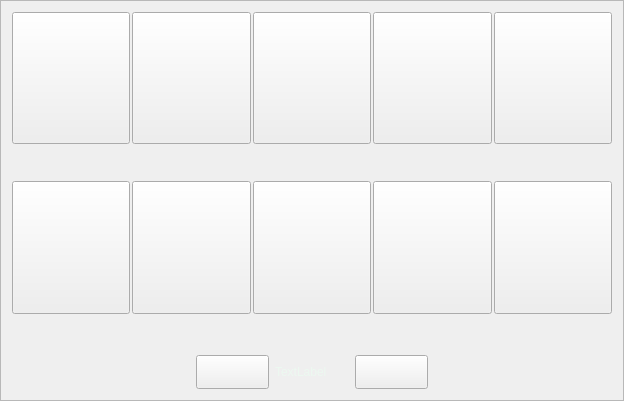
<?xml version="1.0" encoding="UTF-8"?>
<ui version="4.0">
 <class>songerfram</class>
 <widget class="QFrame" name="songerfram">
  <property name="geometry">
   <rect>
    <x>0</x>
    <y>0</y>
    <width>624</width>
    <height>401</height>
   </rect>
  </property>
  <property name="sizePolicy">
   <sizepolicy hsizetype="Expanding" vsizetype="Expanding">
    <horstretch>0</horstretch>
    <verstretch>0</verstretch>
   </sizepolicy>
  </property>
  <property name="minimumSize">
   <size>
    <width>1</width>
    <height>1</height>
   </size>
  </property>
  <property name="baseSize">
   <size>
    <width>1</width>
    <height>1</height>
   </size>
  </property>
  <property name="windowTitle">
   <string>Frame</string>
  </property>
  <property name="styleSheet">
   <string notr="true">font: 16pt &quot;Ubuntu&quot;;
color: rgb(236, 248, 240);</string>
  </property>
  <property name="frameShape">
   <enum>QFrame::StyledPanel</enum>
  </property>
  <property name="frameShadow">
   <enum>QFrame::Raised</enum>
  </property>
  <layout class="QVBoxLayout" name="verticalLayout" stretch="10,1">
   <item>
    <layout class="QGridLayout" name="gridLayout" rowstretch="4,1,4,1">
     <property name="spacing">
      <number>2</number>
     </property>
     <item row="1" column="1">
      <widget class="QLabel" name="label_n2">
       <property name="sizePolicy">
        <sizepolicy hsizetype="Expanding" vsizetype="Expanding">
         <horstretch>0</horstretch>
         <verstretch>0</verstretch>
        </sizepolicy>
       </property>
       <property name="minimumSize">
        <size>
         <width>1</width>
         <height>1</height>
        </size>
       </property>
       <property name="baseSize">
        <size>
         <width>1</width>
         <height>1</height>
        </size>
       </property>
       <property name="text">
        <string/>
       </property>
      </widget>
     </item>
     <item row="1" column="4">
      <widget class="QLabel" name="label_n5">
       <property name="sizePolicy">
        <sizepolicy hsizetype="Expanding" vsizetype="Expanding">
         <horstretch>0</horstretch>
         <verstretch>0</verstretch>
        </sizepolicy>
       </property>
       <property name="minimumSize">
        <size>
         <width>1</width>
         <height>1</height>
        </size>
       </property>
       <property name="baseSize">
        <size>
         <width>1</width>
         <height>1</height>
        </size>
       </property>
       <property name="text">
        <string/>
       </property>
      </widget>
     </item>
     <item row="2" column="0">
      <widget class="QPushButton" name="pushButton_p6">
       <property name="sizePolicy">
        <sizepolicy hsizetype="Expanding" vsizetype="Expanding">
         <horstretch>0</horstretch>
         <verstretch>0</verstretch>
        </sizepolicy>
       </property>
       <property name="minimumSize">
        <size>
         <width>1</width>
         <height>1</height>
        </size>
       </property>
       <property name="baseSize">
        <size>
         <width>1</width>
         <height>1</height>
        </size>
       </property>
       <property name="text">
        <string/>
       </property>
       <attribute name="buttonGroup">
        <string notr="true">buttonGroup</string>
       </attribute>
      </widget>
     </item>
     <item row="2" column="4">
      <widget class="QPushButton" name="pushButton_p10">
       <property name="sizePolicy">
        <sizepolicy hsizetype="Expanding" vsizetype="Expanding">
         <horstretch>0</horstretch>
         <verstretch>0</verstretch>
        </sizepolicy>
       </property>
       <property name="minimumSize">
        <size>
         <width>1</width>
         <height>1</height>
        </size>
       </property>
       <property name="baseSize">
        <size>
         <width>1</width>
         <height>1</height>
        </size>
       </property>
       <property name="text">
        <string/>
       </property>
       <attribute name="buttonGroup">
        <string notr="true">buttonGroup</string>
       </attribute>
      </widget>
     </item>
     <item row="3" column="0">
      <widget class="QLabel" name="label_n6">
       <property name="sizePolicy">
        <sizepolicy hsizetype="Expanding" vsizetype="Expanding">
         <horstretch>0</horstretch>
         <verstretch>0</verstretch>
        </sizepolicy>
       </property>
       <property name="minimumSize">
        <size>
         <width>1</width>
         <height>1</height>
        </size>
       </property>
       <property name="baseSize">
        <size>
         <width>1</width>
         <height>1</height>
        </size>
       </property>
       <property name="text">
        <string/>
       </property>
      </widget>
     </item>
     <item row="3" column="1">
      <widget class="QLabel" name="label_n7">
       <property name="sizePolicy">
        <sizepolicy hsizetype="Expanding" vsizetype="Expanding">
         <horstretch>0</horstretch>
         <verstretch>0</verstretch>
        </sizepolicy>
       </property>
       <property name="minimumSize">
        <size>
         <width>1</width>
         <height>1</height>
        </size>
       </property>
       <property name="baseSize">
        <size>
         <width>1</width>
         <height>1</height>
        </size>
       </property>
       <property name="text">
        <string/>
       </property>
      </widget>
     </item>
     <item row="3" column="2">
      <widget class="QLabel" name="label_n8">
       <property name="sizePolicy">
        <sizepolicy hsizetype="Expanding" vsizetype="Expanding">
         <horstretch>0</horstretch>
         <verstretch>0</verstretch>
        </sizepolicy>
       </property>
       <property name="minimumSize">
        <size>
         <width>1</width>
         <height>1</height>
        </size>
       </property>
       <property name="baseSize">
        <size>
         <width>1</width>
         <height>1</height>
        </size>
       </property>
       <property name="text">
        <string/>
       </property>
      </widget>
     </item>
     <item row="3" column="3">
      <widget class="QLabel" name="label_n9">
       <property name="sizePolicy">
        <sizepolicy hsizetype="Expanding" vsizetype="Expanding">
         <horstretch>0</horstretch>
         <verstretch>0</verstretch>
        </sizepolicy>
       </property>
       <property name="minimumSize">
        <size>
         <width>1</width>
         <height>1</height>
        </size>
       </property>
       <property name="baseSize">
        <size>
         <width>1</width>
         <height>1</height>
        </size>
       </property>
       <property name="text">
        <string/>
       </property>
      </widget>
     </item>
     <item row="3" column="4">
      <widget class="QLabel" name="label_n10">
       <property name="sizePolicy">
        <sizepolicy hsizetype="Expanding" vsizetype="Expanding">
         <horstretch>0</horstretch>
         <verstretch>0</verstretch>
        </sizepolicy>
       </property>
       <property name="minimumSize">
        <size>
         <width>1</width>
         <height>1</height>
        </size>
       </property>
       <property name="baseSize">
        <size>
         <width>1</width>
         <height>1</height>
        </size>
       </property>
       <property name="text">
        <string/>
       </property>
      </widget>
     </item>
     <item row="1" column="2">
      <widget class="QLabel" name="label_n3">
       <property name="sizePolicy">
        <sizepolicy hsizetype="Expanding" vsizetype="Expanding">
         <horstretch>0</horstretch>
         <verstretch>0</verstretch>
        </sizepolicy>
       </property>
       <property name="minimumSize">
        <size>
         <width>1</width>
         <height>1</height>
        </size>
       </property>
       <property name="baseSize">
        <size>
         <width>1</width>
         <height>1</height>
        </size>
       </property>
       <property name="text">
        <string/>
       </property>
      </widget>
     </item>
     <item row="1" column="3">
      <widget class="QLabel" name="label_n4">
       <property name="sizePolicy">
        <sizepolicy hsizetype="Expanding" vsizetype="Expanding">
         <horstretch>0</horstretch>
         <verstretch>0</verstretch>
        </sizepolicy>
       </property>
       <property name="minimumSize">
        <size>
         <width>1</width>
         <height>1</height>
        </size>
       </property>
       <property name="baseSize">
        <size>
         <width>1</width>
         <height>1</height>
        </size>
       </property>
       <property name="text">
        <string/>
       </property>
      </widget>
     </item>
     <item row="1" column="0">
      <widget class="QLabel" name="label_n1">
       <property name="sizePolicy">
        <sizepolicy hsizetype="Expanding" vsizetype="Expanding">
         <horstretch>0</horstretch>
         <verstretch>0</verstretch>
        </sizepolicy>
       </property>
       <property name="minimumSize">
        <size>
         <width>1</width>
         <height>1</height>
        </size>
       </property>
       <property name="baseSize">
        <size>
         <width>1</width>
         <height>1</height>
        </size>
       </property>
       <property name="text">
        <string/>
       </property>
      </widget>
     </item>
     <item row="0" column="0">
      <widget class="QPushButton" name="pushButton_p1">
       <property name="sizePolicy">
        <sizepolicy hsizetype="Expanding" vsizetype="Expanding">
         <horstretch>0</horstretch>
         <verstretch>0</verstretch>
        </sizepolicy>
       </property>
       <property name="minimumSize">
        <size>
         <width>1</width>
         <height>1</height>
        </size>
       </property>
       <property name="baseSize">
        <size>
         <width>1</width>
         <height>1</height>
        </size>
       </property>
       <property name="text">
        <string/>
       </property>
       <attribute name="buttonGroup">
        <string notr="true">buttonGroup</string>
       </attribute>
      </widget>
     </item>
     <item row="2" column="1">
      <widget class="QPushButton" name="pushButton_p7">
       <property name="sizePolicy">
        <sizepolicy hsizetype="Expanding" vsizetype="Expanding">
         <horstretch>0</horstretch>
         <verstretch>0</verstretch>
        </sizepolicy>
       </property>
       <property name="minimumSize">
        <size>
         <width>1</width>
         <height>1</height>
        </size>
       </property>
       <property name="baseSize">
        <size>
         <width>1</width>
         <height>1</height>
        </size>
       </property>
       <property name="text">
        <string/>
       </property>
       <attribute name="buttonGroup">
        <string notr="true">buttonGroup</string>
       </attribute>
      </widget>
     </item>
     <item row="0" column="2">
      <widget class="QPushButton" name="pushButton_p3">
       <property name="sizePolicy">
        <sizepolicy hsizetype="Expanding" vsizetype="Expanding">
         <horstretch>0</horstretch>
         <verstretch>0</verstretch>
        </sizepolicy>
       </property>
       <property name="minimumSize">
        <size>
         <width>1</width>
         <height>1</height>
        </size>
       </property>
       <property name="baseSize">
        <size>
         <width>1</width>
         <height>1</height>
        </size>
       </property>
       <property name="text">
        <string/>
       </property>
       <attribute name="buttonGroup">
        <string notr="true">buttonGroup</string>
       </attribute>
      </widget>
     </item>
     <item row="2" column="3">
      <widget class="QPushButton" name="pushButton_p9">
       <property name="sizePolicy">
        <sizepolicy hsizetype="Expanding" vsizetype="Expanding">
         <horstretch>0</horstretch>
         <verstretch>0</verstretch>
        </sizepolicy>
       </property>
       <property name="minimumSize">
        <size>
         <width>1</width>
         <height>1</height>
        </size>
       </property>
       <property name="baseSize">
        <size>
         <width>1</width>
         <height>1</height>
        </size>
       </property>
       <property name="text">
        <string/>
       </property>
       <attribute name="buttonGroup">
        <string notr="true">buttonGroup</string>
       </attribute>
      </widget>
     </item>
     <item row="0" column="3">
      <widget class="QPushButton" name="pushButton_p4">
       <property name="sizePolicy">
        <sizepolicy hsizetype="Expanding" vsizetype="Expanding">
         <horstretch>0</horstretch>
         <verstretch>0</verstretch>
        </sizepolicy>
       </property>
       <property name="minimumSize">
        <size>
         <width>1</width>
         <height>1</height>
        </size>
       </property>
       <property name="baseSize">
        <size>
         <width>1</width>
         <height>1</height>
        </size>
       </property>
       <property name="text">
        <string/>
       </property>
       <attribute name="buttonGroup">
        <string notr="true">buttonGroup</string>
       </attribute>
      </widget>
     </item>
     <item row="0" column="1">
      <widget class="QPushButton" name="pushButton_p2">
       <property name="sizePolicy">
        <sizepolicy hsizetype="Expanding" vsizetype="Expanding">
         <horstretch>0</horstretch>
         <verstretch>0</verstretch>
        </sizepolicy>
       </property>
       <property name="minimumSize">
        <size>
         <width>1</width>
         <height>1</height>
        </size>
       </property>
       <property name="baseSize">
        <size>
         <width>1</width>
         <height>1</height>
        </size>
       </property>
       <property name="text">
        <string/>
       </property>
       <attribute name="buttonGroup">
        <string notr="true">buttonGroup</string>
       </attribute>
      </widget>
     </item>
     <item row="0" column="4">
      <widget class="QPushButton" name="pushButton_p5">
       <property name="sizePolicy">
        <sizepolicy hsizetype="Expanding" vsizetype="Expanding">
         <horstretch>0</horstretch>
         <verstretch>0</verstretch>
        </sizepolicy>
       </property>
       <property name="minimumSize">
        <size>
         <width>1</width>
         <height>1</height>
        </size>
       </property>
       <property name="baseSize">
        <size>
         <width>1</width>
         <height>1</height>
        </size>
       </property>
       <property name="text">
        <string/>
       </property>
       <attribute name="buttonGroup">
        <string notr="true">buttonGroup</string>
       </attribute>
      </widget>
     </item>
     <item row="2" column="2">
      <widget class="QPushButton" name="pushButton_p8">
       <property name="sizePolicy">
        <sizepolicy hsizetype="Expanding" vsizetype="Expanding">
         <horstretch>0</horstretch>
         <verstretch>0</verstretch>
        </sizepolicy>
       </property>
       <property name="minimumSize">
        <size>
         <width>1</width>
         <height>1</height>
        </size>
       </property>
       <property name="baseSize">
        <size>
         <width>1</width>
         <height>1</height>
        </size>
       </property>
       <property name="text">
        <string/>
       </property>
      </widget>
     </item>
    </layout>
   </item>
   <item>
    <layout class="QHBoxLayout" name="horizontalLayout_2" stretch="5,2,2,2,5">
     <item>
      <spacer name="horizontalSpacer">
       <property name="orientation">
        <enum>Qt::Horizontal</enum>
       </property>
       <property name="sizeHint" stdset="0">
        <size>
         <width>40</width>
         <height>20</height>
        </size>
       </property>
      </spacer>
     </item>
     <item>
      <widget class="QPushButton" name="pushButton_7">
       <property name="sizePolicy">
        <sizepolicy hsizetype="Expanding" vsizetype="Expanding">
         <horstretch>0</horstretch>
         <verstretch>0</verstretch>
        </sizepolicy>
       </property>
       <property name="minimumSize">
        <size>
         <width>1</width>
         <height>1</height>
        </size>
       </property>
       <property name="baseSize">
        <size>
         <width>1</width>
         <height>1</height>
        </size>
       </property>
       <property name="focusPolicy">
        <enum>Qt::NoFocus</enum>
       </property>
       <property name="styleSheet">
        <string notr="true">border-image: url(:/image/zuo.png);</string>
       </property>
       <property name="text">
        <string/>
       </property>
      </widget>
     </item>
     <item>
      <widget class="QLabel" name="label_3">
       <property name="sizePolicy">
        <sizepolicy hsizetype="Expanding" vsizetype="Expanding">
         <horstretch>0</horstretch>
         <verstretch>0</verstretch>
        </sizepolicy>
       </property>
       <property name="minimumSize">
        <size>
         <width>1</width>
         <height>1</height>
        </size>
       </property>
       <property name="baseSize">
        <size>
         <width>1</width>
         <height>1</height>
        </size>
       </property>
       <property name="text">
        <string>TextLabel</string>
       </property>
      </widget>
     </item>
     <item>
      <widget class="QPushButton" name="pushButton_9">
       <property name="sizePolicy">
        <sizepolicy hsizetype="Expanding" vsizetype="Expanding">
         <horstretch>0</horstretch>
         <verstretch>0</verstretch>
        </sizepolicy>
       </property>
       <property name="minimumSize">
        <size>
         <width>1</width>
         <height>1</height>
        </size>
       </property>
       <property name="baseSize">
        <size>
         <width>1</width>
         <height>1</height>
        </size>
       </property>
       <property name="focusPolicy">
        <enum>Qt::NoFocus</enum>
       </property>
       <property name="styleSheet">
        <string notr="true">border-image: url(:/image/you.png);</string>
       </property>
       <property name="text">
        <string/>
       </property>
      </widget>
     </item>
     <item>
      <spacer name="horizontalSpacer_2">
       <property name="orientation">
        <enum>Qt::Horizontal</enum>
       </property>
       <property name="sizeHint" stdset="0">
        <size>
         <width>40</width>
         <height>20</height>
        </size>
       </property>
      </spacer>
     </item>
    </layout>
   </item>
  </layout>
 </widget>
 <resources/>
 <connections/>
 <buttongroups>
  <buttongroup name="buttonGroup"/>
 </buttongroups>
</ui>
